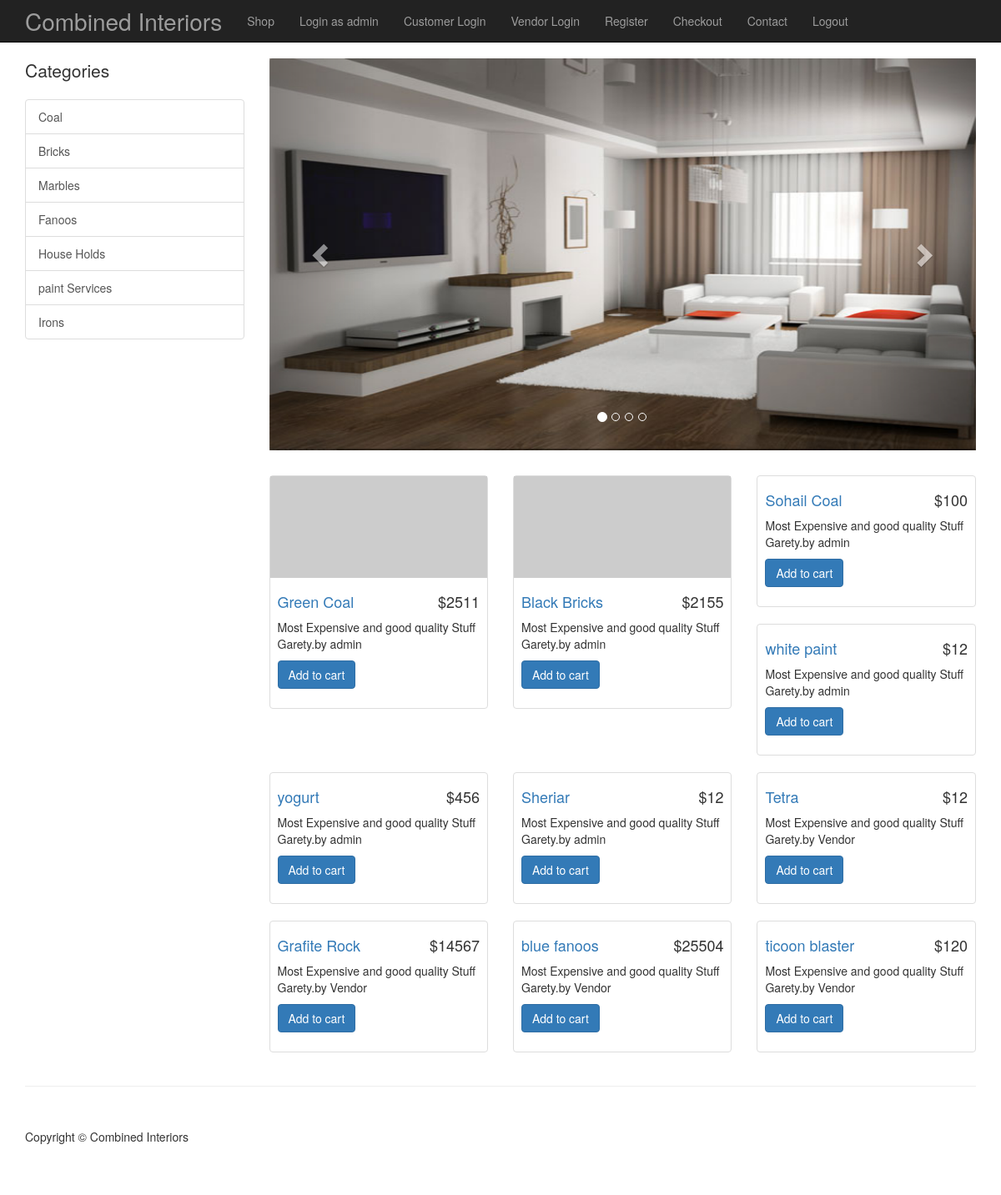
The page / on the database its author committed.
### tables this page shows
CREATE TABLE `categories` (
  `cat_id` int(11) NOT NULL,
  `cat_title` varchar(255) NOT NULL
);

CREATE TABLE `products` (
  `product_id` int(11) NOT NULL,
  `product_title` varchar(255) NOT NULL,
  `product_category_id` int(11) NOT NULL,
  `product_price` float NOT NULL,
  `product_quantity` int(11) NOT NULL,
  `product_description` text NOT NULL,
  `short_desc` text NOT NULL,
  `product_image` varchar(255) NOT NULL
);

CREATE TABLE `vproducts` (
  `product_id` int(11) NOT NULL,
  `product_title` varchar(255) NOT NULL,
  `product_category_id` int(11) NOT NULL,
  `product_price` float NOT NULL,
  `product_quantity` int(11) NOT NULL,
  `product_description` text NOT NULL,
  `short_desc` text NOT NULL,
  `product_image` varchar(255) NOT NULL,
  `vendor_id` int(11) NOT NULL
);

### resources/functions.php (the view, shortened to what this page needs)
<?php
$upload_directory = "uploads";
function query($sql) {
global $connection;
return mysqli_query($connection, $sql);
}
function fetch_array($result){
return mysqli_fetch_array($result);
}
function get_products() {
$query = query(" SELECT * FROM products");
while($row = fetch_array($query)) {
$product_image = display_image($row['product_image']);
$product = <<<DELIMETER
<div class="col-sm-4 col-lg-4 col-md-4">
    <div class="thumbnail">
        <a href="item.php?id={$row['product_id']}"><img src="../resources/{$product_image}" alt=""></a>
        <div class="caption">
            <h4 class="pull-right">&#36;{$row['product_price']}</h4>
            <h4><a href="item.php?id={$row['product_id']}">{$row['product_title']}</a>
            </h4>
            <p>Most Expensive and good quality Stuff Garety.by admin</p>
             <a class="btn btn-primary" target="_blank" href="../resources/cart.php?add={$row['product_id']}">Add to cart</a>
        </div>
    </div>
</div>
DELIMETER;
echo $product;
		}
}
function get_vproducts() {
$query = query(" SELECT * FROM vproducts");
while($row = fetch_array($query)) {
$product_image = display_image($row['product_image']);
$product = <<<DELIMETER
<div class="col-sm-4 col-lg-4 col-md-4">
    <div class="thumbnail">
        <a href="item.php?id={$row['product_id']}"><img src="../resources/{$product_image}" alt=""></a>
        <div class="caption">
            <h4 class="pull-right">&#36;{$row['product_price']}</h4>
            <h4><a href="item.php?id={$row['product_id']}">{$row['product_title']}</a>
            </h4>
            <p>Most Expensive and good quality Stuff Garety.by Vendor</p>
             <a class="btn btn-primary" target="_blank" href="../resources/cart.php?add={$row['product_id']}">Add to cart</a>
        </div>
    </div>
</div>
DELIMETER;
echo $product;
		}
}
function get_categories(){
$query = query("SELECT * FROM categories");
while($row = fetch_array($query)) {
$categories_links = <<<DELIMETER
<a href='category.php?id={$row['cat_id']}' class='list-group-item'>{$row['cat_title']}</a>
DELIMETER;
echo $categories_links;
     }
}
function display_image($picture) {
global $upload_directory;
return $upload_directory  . DS . $picture;
}
 ?>

### resources/templates/front/header.php (shortened to what this page needs)
<!DOCTYPE html>
<html lang="en">
<head>
    <link href="css/bootstrap.min.css" rel="stylesheet">
    <link href="css/shop-homepage.css" rel="stylesheet">
    <link href="css/styles.css" rel="stylesheet">
</head>
<body>
    <nav class="navbar navbar-inverse navbar-fixed-top" role="navigation">
      <?php include(TEMPLATE_FRONT . DS . "top_nav.php") ?>
    </nav>

### resources/templates/front/top_nav.php (shortened to what this page needs)
<div class="container">
          <div class="navbar-header">
		<a class="navbar-brand" href="index.php" style="font-size: 200%">Combined Interiors</a>
          </div>
          <div class="collapse navbar-collapse" id="bs-example-navbar-collapse-1">
              <ul class="nav navbar-nav">
                  <li>
                      <a href="shop.php">Shop</a>
                  </li>
                  <li>
                      <a href="login.php">Login as admin</a>
                  </li>
			  <li>
                      <a href="clogin.php">Customer Login</a>
                  </li>
			<li>
                      <a href="vlogin.php">Vendor Login</a>
                  </li>
			<li>
                      <a href="cregister.php">Register</a>
                  </li>
                   <li>
                      <a href="checkout.php">Checkout</a>
                  </li>
                  <li >
                      <a href="contact.php">Contact</a>
                  </li>
			<li >
                      <a href="logout.php">Logout</a>
                  </li>
              </ul>
          </div>
      </div>

### public/index.php (shortened to what this page needs)
<?php include(TEMPLATE_FRONT . DS . "header.php") ?>
    <div class="container">
        <div class="row">
          <?php include(TEMPLATE_FRONT . DS . "side_nav.php") ?>
            <div class="col-md-9">
                <div class="row carousel-holder">
                    <div class="col-md-12">
                      <?php include(TEMPLATE_FRONT . DS . "slider.php") ?>
                    </div>
                </div>
                <div class="row">
                    <?php get_products(); ?>
					<br>
					<?php get_vproducts(); ?>
                </div>
            </div>
        </div>
    </div>
<?php include(TEMPLATE_FRONT . DS . "footer.php") ?>

### resources/templates/front/side_nav.php
<div class="col-md-3">
    <p class="lead"  >Categories</p>
    <div class="list-group">
    	<?php
    		get_categories();
    	 ?>
    </div>
</div>

### resources/templates/front/slider.php (shortened to what this page needs)
<div id="carousel-example-generic" class="carousel slide" data-ride="carousel">
    <ol class="carousel-indicators">
        <li data-target="#carousel-example-generic" data-slide-to="0" class="active"></li>
        <li data-target="#carousel-example-generic" data-slide-to="1"></li>
        <li data-target="#carousel-example-generic" data-slide-to="2"></li>
		<li data-target="#carousel-example-generic" data-slide-to="3"></li>
    </ol>
    <div class="carousel-inner">
        <div class="item active">
            <img class="slide-image" src="../h1.jpg" alt="" style="width:850px;height:470px;">
        </div>
    </div>
    <a class="left carousel-control" href="#carousel-example-generic" data-slide="prev">
        <span class="glyphicon glyphicon-chevron-left"></span>
    </a>
    <a class="right carousel-control" href="#carousel-example-generic" data-slide="next">
        <span class="glyphicon glyphicon-chevron-right"></span>
    </a>
</div>

### resources/templates/front/footer.php (shortened to what this page needs)
    <div class="container">
        <hr>
        <footer>
            <div class="row">
                <div class="col-lg-12">
                    <p>Copyright &copy; Combined Interiors</p>
                </div>
            </div>
        </footer>
    </div>
</body>
</html>

### public/css/shop-homepage.css (style rules this page uses)
body { padding-top: 70px; }
.slide-image { width: 100%; }
.carousel-holder { margin-bottom: 30px; }
.carousel-control, .item { border-radius: 4px; }
.caption { height: 130px; overflow: hidden; }
.caption h4 { white-space: nowrap; }
.thumbnail img { width: 100%; }
.thumbnail { padding: 0; }
footer { margin: 50px 0; }

### public/css/styles.css (style rules this page uses)
.caption { height: 156px; }

### rows shown on the page
categories: cat_title "Coal"
categories: cat_title "Bricks"
categories: cat_title "Marbles"
categories: cat_title "Fanoos"
categories: cat_title "House Holds"
categories: cat_title "paint Services"
categories: cat_title "Irons"
products: product_price "2511", product_title "Green Coal"
products: product_price "2155", product_title "Black Bricks"
products: product_price "100", product_title "Sohail Coal"
products: product_price "12", product_title "white paint"
products: product_price "456", product_title "yogurt"
products: product_price "12", product_title "Sheriar"
vproducts: product_price "12", product_title "Tetra"
vproducts: product_price "14567", product_title "Grafite Rock"
vproducts: product_price "25504", product_title "blue fanoos"
vproducts: product_price "120", product_title "ticoon blaster"
